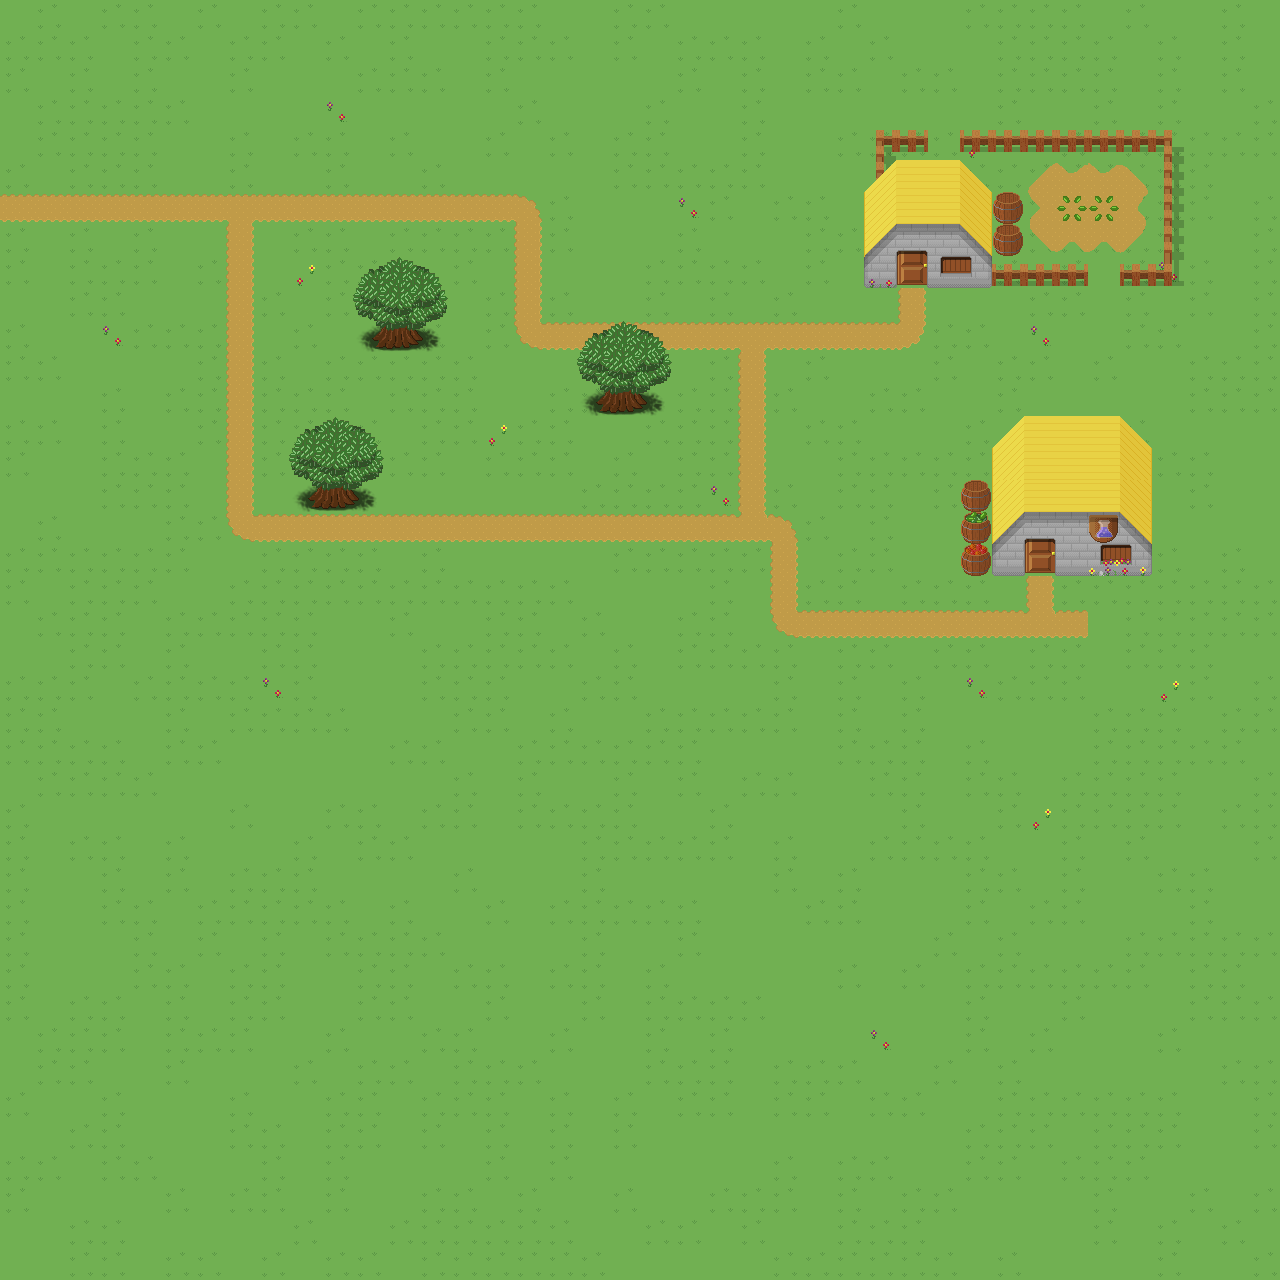

Tiled map render using the project's own tile images. Description and the map definition, with tile-layer contents summarised, below:
An orthogonal 40x40 tile map with 32x32 px tiles, 4 tile layers (Bottom, TreesBottom, Buildings, TreeTops) and 22 objects.

<map version="1.0" orientation="orthogonal" width="40" height="40" tilewidth="32" tileheight="32">
 <tileset firstgid="1" name="CityTiles" tilewidth="32" tileheight="32">
  <image source="TileSets/CityTiles.png" width="480" height="1056" />
 </tileset>
 <layer name="Bottom" width="40" height="40">
  <data>[1600 cells, 1600 non-empty, 20 distinct tile ids]</data>
 </layer>
 <layer name="TreesBottom" width="40" height="40">
  <data>[1600 cells, 11 non-empty, 4 distinct tile ids]</data>
 </layer>
 <layer name="Buildings" width="40" height="40">
  <data>[1600 cells, 55 non-empty, 27 distinct tile ids]</data>
 </layer>
 <layer name="TreeTops" width="40" height="40">
  <data>[1600 cells, 27 non-empty, 10 distinct tile ids]</data>
 </layer>
 <objectgroup name="CollisionBoxes" width="40" height="40">
  <object x="371" y="318" width="55" height="30" />
  <object x="597" y="383" width="54" height="29" />
  <object x="309" y="480" width="55" height="29" />
  <object x="993" y="445" width="157" height="130" />
  <object x="863" y="189" width="127" height="97" />
  <object x="961" y="481" width="32" height="94" />
  <object x="992" y="193" width="31" height="69" />
  <object x="992" y="257" width="91" height="30" />
  <object x="1123" y="260" width="52" height="27" />
  <object x="1154" y="130" width="21" height="155" />
  <object x="875" y="129" width="19" height="56" />
  <object x="893" y="130" width="32" height="22" />
  <object x="963" y="130" width="213" height="24" />
 </objectgroup>
 <objectgroup name="TreeFruit" width="40" height="40">
  <object gid="201" x="639" y="391" />
  <object gid="201" x="625" y="401" />
  <object gid="201" x="605" y="384" />
  <object gid="201" x="579" y="392" />
  <object gid="201" x="588" y="365" />
  <object gid="201" x="406" y="332" />
  <object gid="201" x="373" y="339" />
  <object gid="201" x="359" y="317" />
  <object gid="201" x="312" y="496" />
 </objectgroup>
</map>
